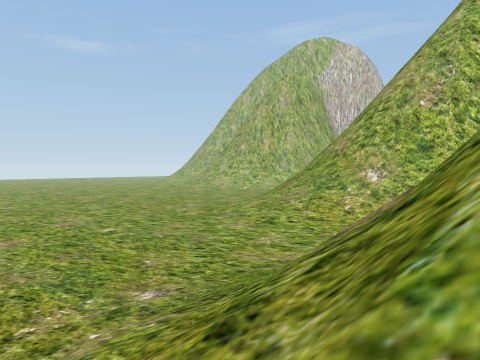
[1] (above)

17 first-person views from a walk through a 3-D level made in the Unity game engine. The camera is 1.2 m above the floor, tilts 2° down and sees 70° across. The floor is counted in squares, 2 m on a side. Each view is taken from the middle of a square. On the plan, view 1 faces up. The plan holds only what a view shows up to about 10 squares ahead; the rest is blank. The place goes on beyond the plan. Some trees and plants on the terrain are drawn as simple stand-ins. Some animated figures are left out.

[2]
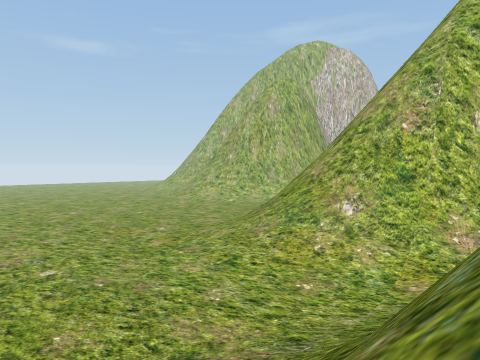

[3]
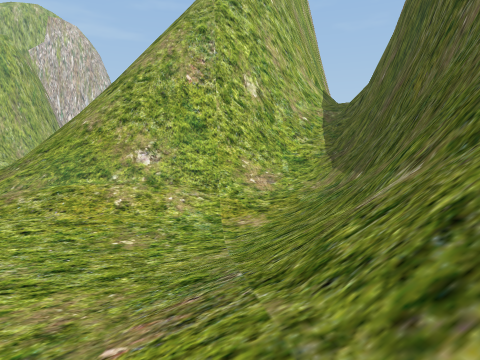

[4]
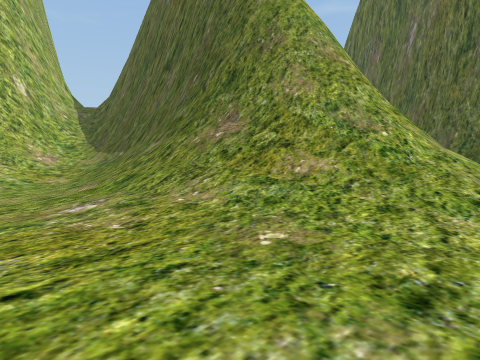

[5]
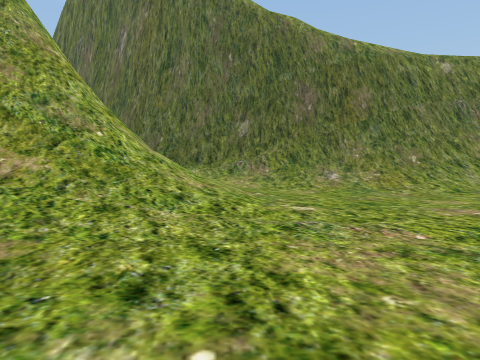

[6]
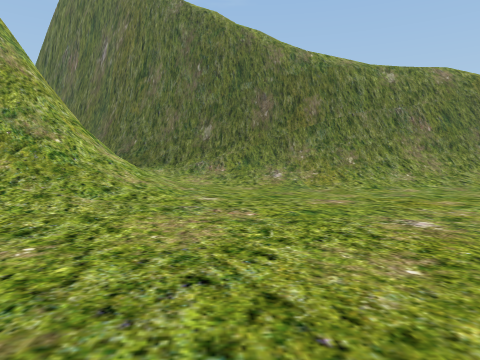

[7]
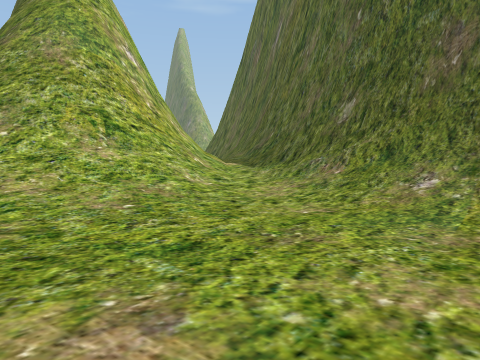

[8]
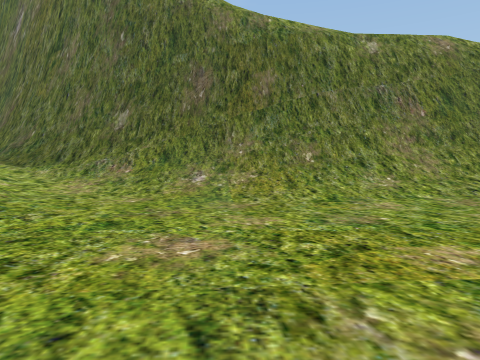

[9]
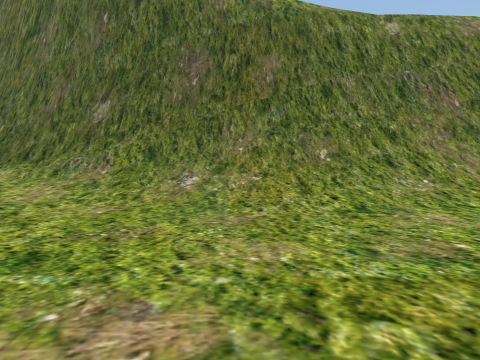

[10]
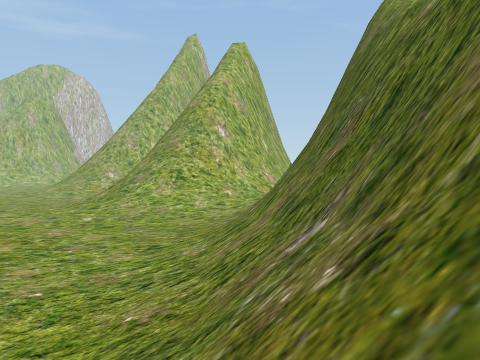

[11]
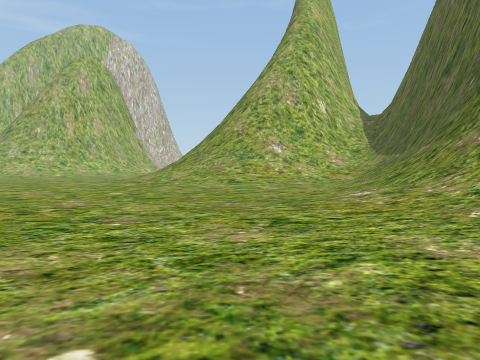

[12]
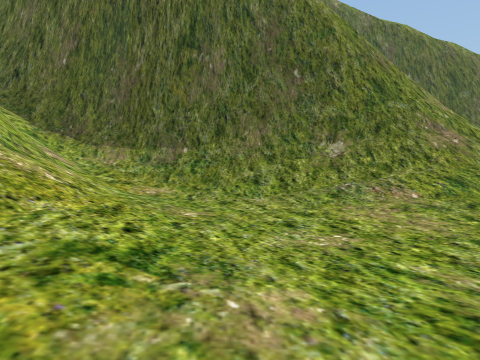

[13]
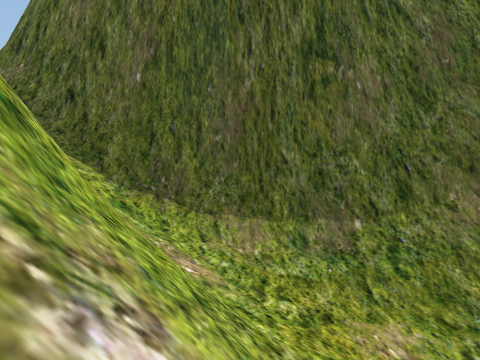

[14]
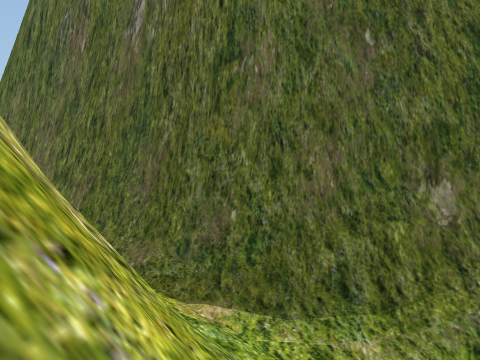

[15]
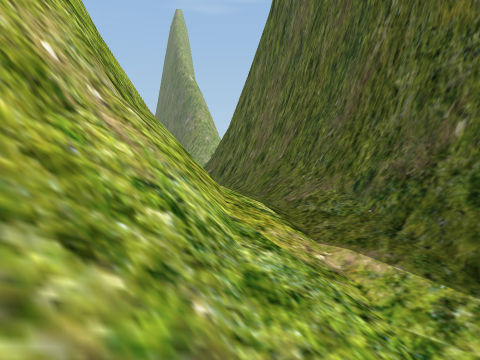

[16]
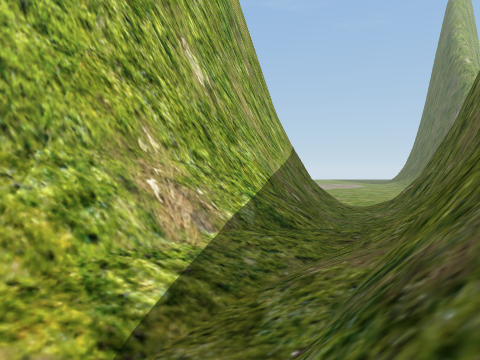

[17]
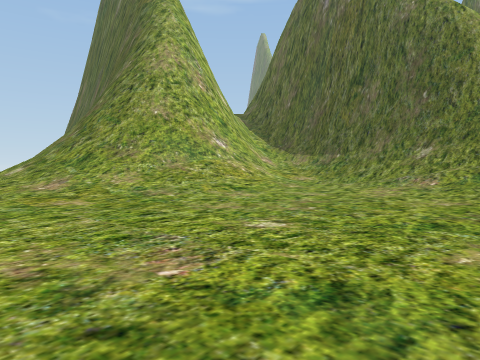

### Floor plan
Key: @ floor where view 1 was taken; # wall or solid block; . main floor; : floor 0.5 m higher than the main floor; + floor 0.75 m higher than the main floor; * floor 1.25 m higher than the main floor; % floor 2 m higher than the main floor; & floor 10.75 m higher than the main floor; / step, stairs or slope; = window, fence, low wall or low ledge; v drop or lower ground.
Columns run from 7 left of view 1 to 14 right of it. Each row starts with its distance up from view 1.
 11  .....:://=##
 10  .....::////##
  9 .......::////###/
  8  .......::///////###
  7  ........:::+//###
  6  .......::///###
  5  .....::////###
  4 .....::///###
  3 .....:://##
  2 ....:://=##
  1 ....::///##
  0 ....::/@=##      ####/
 -1 ....::////##  ####//*/
 -2  ....::////####///*///
 -3  .....::///////%%//###
 -4  ......:::+**///####
 -5  ......::////####
 -6  .....:////###
 -7  ....:///### vvv
 -8  ...////## vvv
 -9  .:////##vvv
-10  :///###vvv
-11  ///##vv//
-12  //##vv/&
-13  /##vv/
-14 /##vv/

Where each view was taken, in squares from view 1:
view 1: 0 up, 0 right, facing up
view 2: 1 up, 1 right, facing up
view 3: 3 up, 0 right, facing up-right
view 4: 2 up, 5 left, facing right
view 5: 2 up, 5 left, facing down-right
view 6: 2 up, 7 left, facing down-right
view 7: 4 down, 5 left, facing right
view 8: 2 down, 6 left, facing down-right
view 9: 3 down, 5 left, facing down-right
view 10: 14 down, 7 left, facing up-right
view 11: 1 up, 7 left, facing up-right
view 12: 10 up, 1 left, facing down-right
view 13: 10 up, 3 right, facing down-right
view 14: 1 down, 2 right, facing down-right
view 15: 3 down, 3 right, facing right
view 16: 5 down, 5 right, facing up-right
view 17: 9 up, 7 left, facing right
